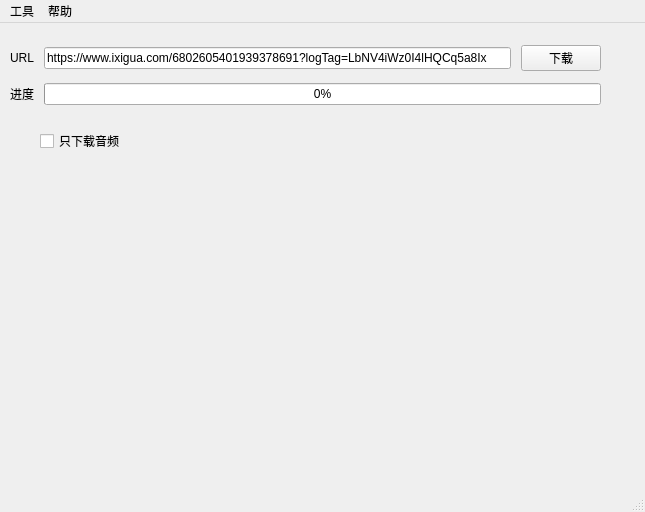
<?xml version="1.0" encoding="UTF-8"?>
<ui version="4.0">
 <class>MainWindow</class>
 <widget class="QMainWindow" name="MainWindow">
  <property name="geometry">
   <rect>
    <x>0</x>
    <y>0</y>
    <width>645</width>
    <height>512</height>
   </rect>
  </property>
  <property name="windowTitle">
   <string>西瓜视频下载</string>
  </property>
  <property name="styleSheet">
   <string notr="true">#MainWindow{
	border-image: url(:/res/bg.jpg);
}</string>
  </property>
  <widget class="QWidget" name="centralwidget">
   <property name="styleSheet">
    <string notr="true"/>
   </property>
   <widget class="QWidget" name="horizontalLayoutWidget">
    <property name="geometry">
     <rect>
      <x>10</x>
      <y>10</y>
      <width>591</width>
      <height>86</height>
     </rect>
    </property>
    <layout class="QHBoxLayout" name="horizontalLayout">
     <property name="sizeConstraint">
      <enum>QLayout::SetDefaultConstraint</enum>
     </property>
     <item>
      <layout class="QGridLayout" name="gridLayout">
       <property name="horizontalSpacing">
        <number>10</number>
       </property>
       <property name="verticalSpacing">
        <number>0</number>
       </property>
       <item row="1" column="0">
        <widget class="QLabel" name="label_2">
         <property name="text">
          <string>URL</string>
         </property>
        </widget>
       </item>
       <item row="2" column="0">
        <widget class="QLabel" name="label">
         <property name="text">
          <string>进度</string>
         </property>
        </widget>
       </item>
       <item row="1" column="1">
        <widget class="QLineEdit" name="lineEdit_url">
         <property name="text">
          <string>https://www.ixigua.com/6802605401939378691?logTag=LbNV4iWz0I4lHQCq5a8Ix</string>
         </property>
        </widget>
       </item>
       <item row="2" column="1" colspan="2">
        <widget class="QProgressBar" name="progressBar">
         <property name="value">
          <number>0</number>
         </property>
        </widget>
       </item>
       <item row="1" column="2">
        <widget class="QPushButton" name="download_button">
         <property name="enabled">
          <bool>true</bool>
         </property>
         <property name="sizePolicy">
          <sizepolicy hsizetype="Fixed" vsizetype="Fixed">
           <horstretch>0</horstretch>
           <verstretch>0</verstretch>
          </sizepolicy>
         </property>
         <property name="text">
          <string>下载</string>
         </property>
        </widget>
       </item>
      </layout>
     </item>
    </layout>
   </widget>
   <widget class="QCheckBox" name="checkBox_only_audio">
    <property name="enabled">
     <bool>true</bool>
    </property>
    <property name="geometry">
     <rect>
      <x>40</x>
      <y>110</y>
      <width>91</width>
      <height>16</height>
     </rect>
    </property>
    <property name="text">
     <string>只下载音频</string>
    </property>
   </widget>
  </widget>
  <widget class="QMenuBar" name="menubar">
   <property name="geometry">
    <rect>
     <x>0</x>
     <y>0</y>
     <width>645</width>
     <height>23</height>
    </rect>
   </property>
   <property name="autoFillBackground">
    <bool>true</bool>
   </property>
   <widget class="QMenu" name="menukaaa">
    <property name="title">
     <string>工具</string>
    </property>
    <addaction name="action_app_config"/>
   </widget>
   <widget class="QMenu" name="menuddd">
    <property name="title">
     <string>帮助</string>
    </property>
    <addaction name="action_about"/>
   </widget>
   <addaction name="menukaaa"/>
   <addaction name="menuddd"/>
  </widget>
  <widget class="QStatusBar" name="statusbar"/>
  <action name="action_app_config">
   <property name="text">
    <string>默认设置</string>
   </property>
  </action>
  <action name="action_about">
   <property name="text">
    <string>关于</string>
   </property>
   <property name="shortcut">
    <string>Alt+H</string>
   </property>
  </action>
 </widget>
 <resources/>
 <connections/>
</ui>
